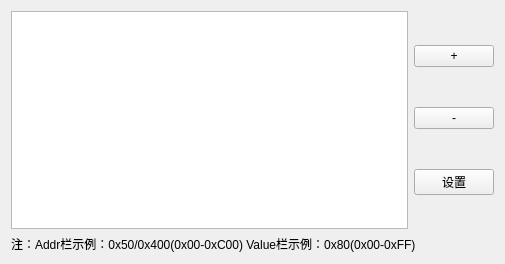
<?xml version="1.0" encoding="UTF-8"?>
<ui version="4.0">
 <class>AdvancedCustom</class>
 <widget class="QWidget" name="AdvancedCustom">
  <property name="geometry">
   <rect>
    <x>0</x>
    <y>0</y>
    <width>505</width>
    <height>264</height>
   </rect>
  </property>
  <property name="windowTitle">
   <string>自定义参数</string>
  </property>
  <layout class="QVBoxLayout" name="verticalLayout_2">
   <item>
    <layout class="QHBoxLayout" name="horizontalLayout">
     <item>
      <widget class="QTableWidget" name="tableWidget">
       <property name="font">
        <font>
         <family>Calibri</family>
        </font>
       </property>
      </widget>
     </item>
     <item>
      <layout class="QVBoxLayout" name="verticalLayout">
       <item>
        <widget class="QPushButton" name="pushButton">
         <property name="text">
          <string>     +     </string>
         </property>
        </widget>
       </item>
       <item>
        <widget class="QPushButton" name="pushButton_2">
         <property name="text">
          <string>     -     </string>
         </property>
        </widget>
       </item>
       <item>
        <widget class="QPushButton" name="pushButton_3">
         <property name="text">
          <string>     设置     </string>
         </property>
        </widget>
       </item>
      </layout>
     </item>
    </layout>
   </item>
   <item>
    <widget class="QLabel" name="label">
     <property name="text">
      <string>注：Addr栏示例：0x50/0x400(0x00-0xC00) Value栏示例：0x80(0x00-0xFF)</string>
     </property>
    </widget>
   </item>
  </layout>
 </widget>
 <resources/>
 <connections/>
</ui>
